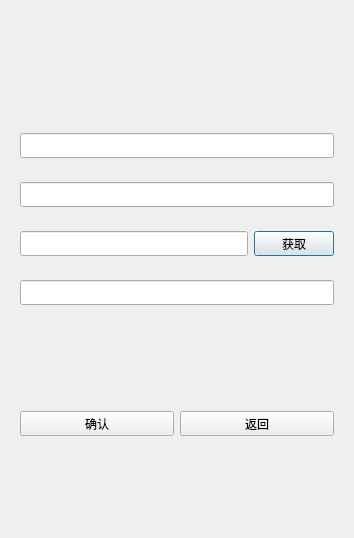
<?xml version="1.0" encoding="UTF-8"?>
<ui version="4.0">
 <class>ResetDialog</class>
 <widget class="QDialog" name="ResetDialog">
  <property name="geometry">
   <rect>
    <x>0</x>
    <y>0</y>
    <width>354</width>
    <height>538</height>
   </rect>
  </property>
  <property name="windowTitle">
   <string>Dialog</string>
  </property>
  <layout class="QVBoxLayout" name="verticalLayout">
   <item>
    <spacer name="verticalSpacer">
     <property name="orientation">
      <enum>Qt::Vertical</enum>
     </property>
     <property name="sizeHint" stdset="0">
      <size>
       <width>20</width>
       <height>40</height>
      </size>
     </property>
    </spacer>
   </item>
   <item>
    <widget class="QLabel" name="err_tip">
     <property name="minimumSize">
      <size>
       <width>0</width>
       <height>25</height>
      </size>
     </property>
     <property name="maximumSize">
      <size>
       <width>16777215</width>
       <height>25</height>
      </size>
     </property>
     <property name="text">
      <string/>
     </property>
     <property name="alignment">
      <set>Qt::AlignCenter</set>
     </property>
    </widget>
   </item>
   <item>
    <widget class="QWidget" name="widget" native="true">
     <layout class="QHBoxLayout" name="horizontalLayout">
      <item>
       <widget class="QtMaterialTextField" name="user_edit">
        <property name="minimumSize">
         <size>
          <width>0</width>
          <height>25</height>
         </size>
        </property>
        <property name="maximumSize">
         <size>
          <width>16777215</width>
          <height>25</height>
         </size>
        </property>
       </widget>
      </item>
     </layout>
    </widget>
   </item>
   <item>
    <widget class="QWidget" name="widget_2" native="true">
     <layout class="QHBoxLayout" name="horizontalLayout_2">
      <item>
       <widget class="QtMaterialTextField" name="email_edit">
        <property name="minimumSize">
         <size>
          <width>0</width>
          <height>25</height>
         </size>
        </property>
        <property name="maximumSize">
         <size>
          <width>16777215</width>
          <height>25</height>
         </size>
        </property>
       </widget>
      </item>
     </layout>
    </widget>
   </item>
   <item>
    <widget class="QWidget" name="widget_3" native="true">
     <layout class="QHBoxLayout" name="horizontalLayout_3">
      <item>
       <widget class="QtMaterialTextField" name="varify_edit">
        <property name="minimumSize">
         <size>
          <width>0</width>
          <height>25</height>
         </size>
        </property>
        <property name="maximumSize">
         <size>
          <width>16777215</width>
          <height>25</height>
         </size>
        </property>
       </widget>
      </item>
      <item>
       <widget class="TimerBtn" name="varify_btn">
        <property name="minimumSize">
         <size>
          <width>0</width>
          <height>25</height>
         </size>
        </property>
        <property name="maximumSize">
         <size>
          <width>16777215</width>
          <height>25</height>
         </size>
        </property>
        <property name="text">
         <string>获取</string>
        </property>
       </widget>
      </item>
     </layout>
    </widget>
   </item>
   <item>
    <widget class="QWidget" name="widget_4" native="true">
     <layout class="QHBoxLayout" name="horizontalLayout_4">
      <item>
       <widget class="QtMaterialTextField" name="pwd_edit">
        <property name="minimumSize">
         <size>
          <width>0</width>
          <height>25</height>
         </size>
        </property>
        <property name="maximumSize">
         <size>
          <width>16777215</width>
          <height>25</height>
         </size>
        </property>
       </widget>
      </item>
     </layout>
    </widget>
   </item>
   <item>
    <spacer name="verticalSpacer_2">
     <property name="orientation">
      <enum>Qt::Vertical</enum>
     </property>
     <property name="sizeHint" stdset="0">
      <size>
       <width>20</width>
       <height>40</height>
      </size>
     </property>
    </spacer>
   </item>
   <item>
    <widget class="QWidget" name="widget_5" native="true">
     <layout class="QHBoxLayout" name="horizontalLayout_5">
      <item>
       <widget class="QtMaterialRaisedButton" name="sure_btn">
        <property name="minimumSize">
         <size>
          <width>0</width>
          <height>25</height>
         </size>
        </property>
        <property name="maximumSize">
         <size>
          <width>16777215</width>
          <height>25</height>
         </size>
        </property>
        <property name="text">
         <string>确认</string>
        </property>
       </widget>
      </item>
      <item>
       <widget class="QtMaterialRaisedButton" name="return_btn">
        <property name="minimumSize">
         <size>
          <width>0</width>
          <height>25</height>
         </size>
        </property>
        <property name="maximumSize">
         <size>
          <width>16777215</width>
          <height>25</height>
         </size>
        </property>
        <property name="text">
         <string>返回</string>
        </property>
       </widget>
      </item>
     </layout>
    </widget>
   </item>
   <item>
    <spacer name="verticalSpacer_3">
     <property name="orientation">
      <enum>Qt::Vertical</enum>
     </property>
     <property name="sizeHint" stdset="0">
      <size>
       <width>20</width>
       <height>40</height>
      </size>
     </property>
    </spacer>
   </item>
  </layout>
 </widget>
 <customwidgets>
  <customwidget>
   <class>QtMaterialTextField</class>
   <extends>QLineEdit</extends>
   <header location="global">qtmaterialtextfield.h</header>
  </customwidget>
  <customwidget>
   <class>QtMaterialRaisedButton</class>
   <extends>QPushButton</extends>
   <header location="global">qtmaterialraisedbutton.h</header>
  </customwidget>
  <customwidget>
   <class>TimerBtn</class>
   <extends>QPushButton</extends>
   <header location="global">timerbtn.h</header>
  </customwidget>
 </customwidgets>
 <resources/>
 <connections/>
</ui>
